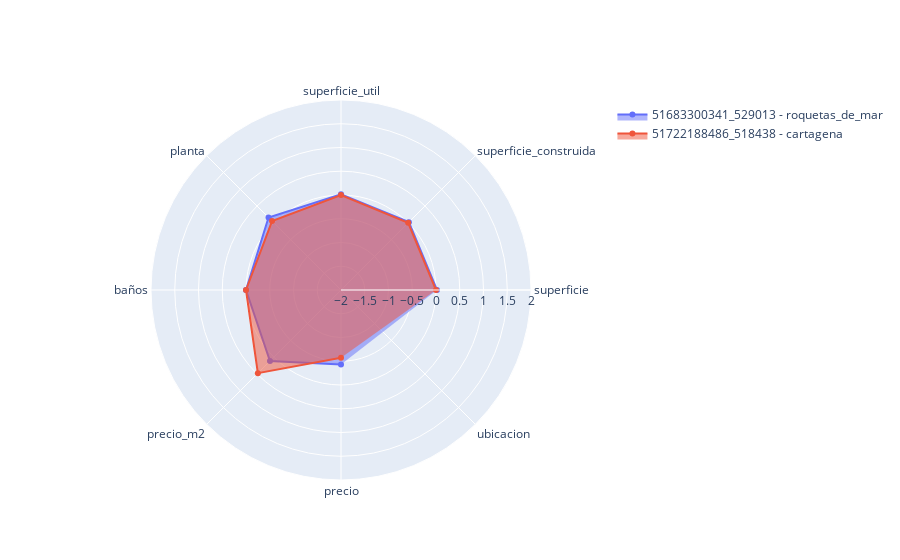

Notebook cell for this chart:
### Code cell
# Creamos el gráfico de radar
fig = go.Figure()

fig.add_trace(go.Scatterpolar(
    r=piso1.iloc[0],
    theta=piso1.columns,
    fill='toself',
    name=f'{id1} - {piso1["ubicacion"].values[0]}'
))

fig.add_trace(go.Scatterpolar(
    r=piso2.iloc[0],
    theta=piso2.columns,
    fill='toself',
    name=f'{id2} - {piso2["ubicacion"].values[0]}'
))

fig.update_layout(
    polar=dict(
        radialaxis=dict(
            visible=True,
            range=[-2, 2]
        )
    ),
    showlegend=True
)

fig.show()

### Figure 1 — Plotly figure (JSON) as saved in the notebook; plotly's stock layout.template omitted (floating-point values rounded to 4 significant figures)
{"data": [{"fill": "toself", "name": "51683300341_529013 - roquetas_de_mar", "r": [0.0207, 0.0207, 0.01617, 0.1579, 0, 0.1148, -0.4311, "roquetas_de_mar"], "theta": ["superficie", "superficie_construida", "superficie_util", "planta", "baños", "precio_m2", "precio", "ubicacion"], "type": "scatterpolar"}, {"fill": "toself", "name": "51722188486_518438 - cartagena", "r": [0, 0, 0, 0.05263, 0, 0.4754, -0.5724, "cartagena"], "theta": ["superficie", "superficie_construida", "superficie_util", "planta", "baños", "precio_m2", "precio", "ubicacion"], "type": "scatterpolar"}], "layout": {"polar": {"radialaxis": {"range": [-2, 2], "visible": true}}, "showlegend": true}}
